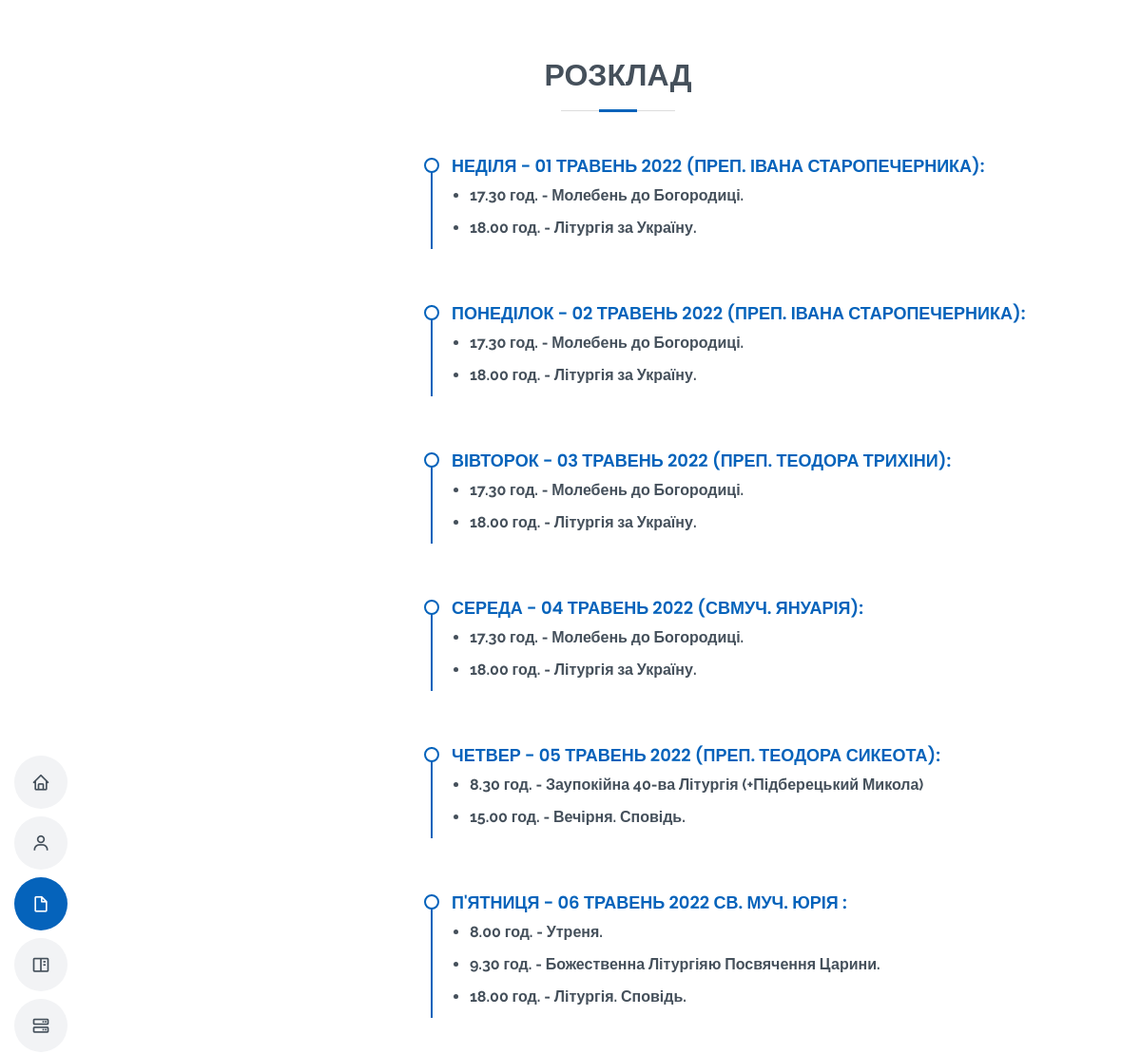
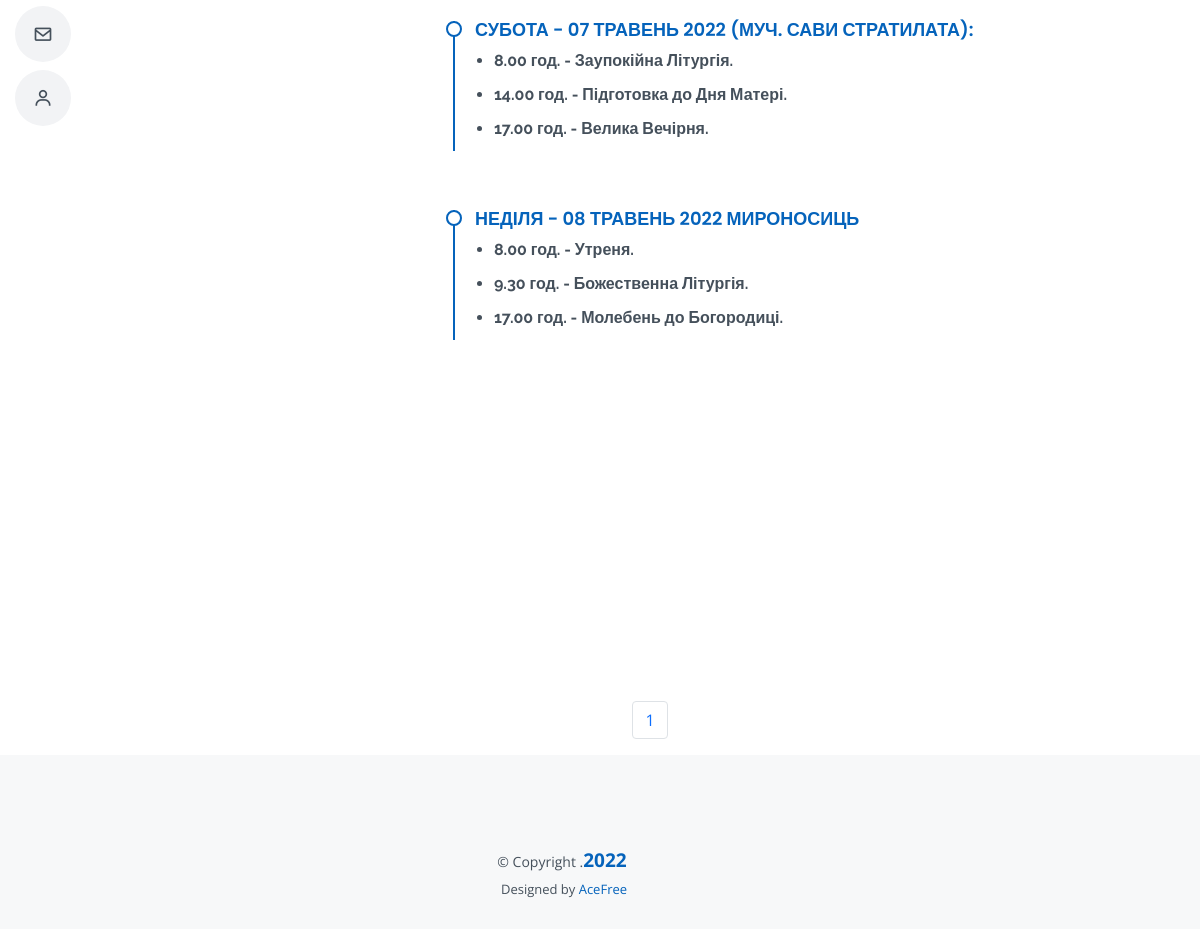
The page /list_days on the database its author committed (2 pictures, top to bottom).
### events/models.py (models this page shows, shortened)
class Day(models.Model):
    id = models.AutoField(primary_key=True, null=False)
    name = models.CharField("заголовок", max_length=500, blank=True)
    date = models.DateField("дату публікування", null=True)
    manage = models.ForeignKey(User, blank=True, null=True, on_delete=models.SET_NULL)
    list = RichTextField("Список", blank=True, null=True)
    created = models.DateTimeField("створено", auto_now_add=True)
    updated = models.DateTimeField("обновлено", auto_now=True)

### events/views.py (the view)
# urls.py: path("list_days", views.list_days, name="list_days"),
def list_days(request):
    p = Paginator(Day.objects.all().order_by("date"), 15)
    page = request.GET.get("page")
    event_week = p.get_page(page)
    nums = "a" * event_week.paginator.num_pages
    return render(
        request, "events/list_days.html", {"event_week": event_week, "nums": nums}
    )

### events/templates/events/list_days.html (shortened to what this page needs)
{% extends 'events/base/base.html' %}
{% load static %}
{% block content %}
<main id="main">
   <section id="resume" class="resume">
      <div class="container" data-aos="fade-up">
        <div class="section-title"><h2>Розклад</h2>
            <p></p></div>
          {% for e in event_week %}
          <div class="">
            <div class="row " style="justify-content: center; display: block; width: auto;">
              <div class="list">
                <div class="resume-item pb-0">
                  <h4>{{ e.date|date:"l - d F Y" }} {{ e.name }}</h4>
                    <div class="list-line-dayes">
                    {{ e.list | safe  }}
                        </div>
                </div>
              </div>
            </div>
            {% endfor %}
          </div>
      </div>
    </section>
   <section id="about" class="about"></section>
   <section id="contact" class="contact"></section>
    <nav aria-label="Page navigation example">
      <ul class="pagination justify-content-center">
        {% for i in nums %}
            <li class="page-item"><a class="page-link"
                                     href="?page={{ forloop.counter }}">{{ forloop.counter }}</a></li>
         {% endfor %}
        </ul>
    </nav>
</main>
{% endblock %}

### static/events/css/style.css (style rules this page uses)
body { font-family: "Open Sans", sans-serif; color: #272829; }
.list-line-dayes { margin-left: 3%; font-weight:bold; color: #45505b; font-family: "Raleway", sans-serif; }
.list { border-bottom: 45px solid #fff; }
a { color: #0563bb; text-decoration: none; }
h1, h2, h4, h5, h6 { font-family: "Raleway", sans-serif; }
@media (min-width: 992px) { #main { margin-left: 100px; } }
section { padding: 60px 0; overflow: hidden; }
.section-title { text-align: center; padding-bottom: 30px; }
.section-title h2 { font-size: 32px; font-weight: bold; text-transform: uppercase; margin-bottom: 20px; padding-bottom: 20px; position: relative; color: #45505b; }
.section-title h2::before { content: ""; position: absolute; display: block; width: 120px; height: 1px; background: #ddd; bottom: 1px; left: calc(50% - 60px); }
.section-title h2::after { content: ""; position: absolute; display: block; width: 40px; height: 3px; background: #0563bb; bottom: 0; left: calc(50% - 20px); }
.resume .resume-item ul { padding-left: 0px; }
.resume .resume-item { padding: 0 0 20px 20px; margin-top: -2px; border-left: 2px solid #0563bb; position: relative; }
.resume .resume-item h4 { line-height: 18px; font-size: 18px; font-weight: 600; text-transform: uppercase; font-family: "Poppins", sans-serif; color: #0563bb; margin-bottom: 10px; }
.resume .resume-item ul li { padding-bottom: 10px; }
.resume .resume-item:last-child { padding-bottom: 0; }
.resume .resume-item::before { content: ""; position: absolute; width: 16px; height: 16px; border-radius: 50px; left: -9px; top: 0; background: #fff; border: 2px solid #0563bb; }
@media only screen and (min-width: 680px) { .list-line-dayes { margin-left: -4%; } }
@media only screen and (min-width: 680px) { .resume .resume-item ul { padding-left: 40px; } }
@media only screen and (min-width: 920px) { .list-line-dayes { margin-left: -2%; } }
@media only screen and (min-width: 920px) { .list { margin-left: 31%; } }

### rows shown on the page
Day: date "НЕДІЛЯ - 01 ТРАВЕНЬ 2022", name "(ПРЕП. ІВАНА СТАРОПЕЧЕРНИКА):", list "17.30 год. - Молебень до Богородиці. 18.00 год. - Літургія за Україну."
Day: date "ПОНЕДІЛОК - 02 ТРАВЕНЬ 2022", name "(ПРЕП. ІВАНА СТАРОПЕЧЕРНИКА):", list "17.30 год. - Молебень до Богородиці. 18.00 год. - Літургія за Україну."
Day: date "ВІВТОРОК - 03 ТРАВЕНЬ 2022", name "(ПРЕП. ТЕОДОРА ТРИХІНИ):", list "17.30 год. - Молебень до Богородиці. 18.00 год. - Літургія за Україну."
Day: date "СЕРЕДА - 04 ТРАВЕНЬ 2022", name "(СВМУЧ. ЯНУАРІЯ):", list "17.30 год. - Молебень до Богородиці. 18.00 год. - Літургія за Україну."
Day: date "ЧЕТВЕР - 05 ТРАВЕНЬ 2022", name "(ПРЕП. ТЕОДОРА СИКЕОТА):", list "8.30 год. - Заупокійна 40-ва Літургія (+Підберецький Микола) 15.00 год. - Вечірня. Сповідь."
Day: date "П'ЯТНИЦЯ - 06 ТРАВЕНЬ 2022", name "СВ. МУЧ. ЮРІЯ :", list "8.00 год. - Утреня. 9.30 год. - Божественна Літургіяю Посвячення Царини. 18.00 год. - Літургія. Сповідь."
Day: date "СУБОТА - 07 ТРАВЕНЬ 2022", name "(МУЧ. САВИ СТРАТИЛАТА):", list "8.00 год. - Заупокійна Літургія. 14.00 год. - Підготовка до Дня Матері. 17.00 год. - Велика Вечірня."
Day: date "НЕДІЛЯ - 08 ТРАВЕНЬ 2022", name "МИРОНОСИЦЬ", list "8.00 год. - Утреня. 9.30 год. - Божественна Літургія. 17.00 год. - Молебень до Богородиці."
